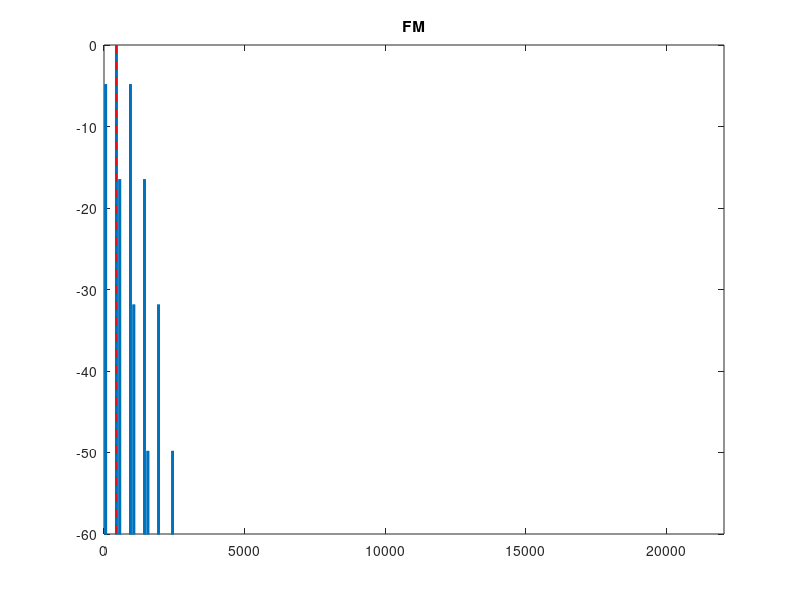

Recreate this plot in MATLAB. (Note: this script raises an error after producing the figure.)
fs = 44100;
dur = 1;

N = fs*dur;
T = 1/fs;
nT = 0:T:(dur-T);

f_c = 440;
x = sin(2*pi*f_c*nT);

% TVAPF parameters
f_pi = f_c; %   f_pi: the frequency at which the phase is -pi
f_m = 500;  %   f_m: frequency of modulation

% this is close to equal
f_b = 1;    %   f_b: the bandwidth of the generated sidebands
M = 1;      %   M: modulation depth
I = 0.01;   %   FM: index of modulation

f_b = 80;    %   f_b: the bandwidth of the generated sidebands
M = 700;      %   M: modulation depth
I = 1;   %   FM: index of modulation


% FFT parameters
Nfft = N;
faxis = (fs/2)*linspace(0, 1, Nfft/2+1);

%% FM

yfm = cos(2*pi*f_c*nT + I*sin(2*pi*f_m*nT));
YFM = fft(yfm, Nfft);
YFMPos = YFM(1:Nfft/2+1);
YFMPosAbsdB0 = 20*log10(abs(YFMPos)/max(abs(YFMPos)));

figure
plot(faxis, YFMPosAbsdB0, 'linewidth', 2)
hold on
plot([f_c f_c], [-60 0], 'r--');
% for i=1:5
%     fout1 = f_c+(i*f_m);
%     % aliased sidebands
%     if fout1 > fs/2
%         fout1 = (fs/2) - (fout - fs/2);
%     end
%     plot([fout1 fout1], [-60 0], 'g--');
%     
%     fout2 = f_c-(i*f_m);
%     % aliased sidebands
%     if fout2 < 0
%         fout2 = -1*fout2;
%     end
%     plot([fout2 fout2], [-60 0], 'm--');
% end
xlim([faxis(1) faxis(end)])
ylim([-60 0])
title('FM');

%% TVAPF
y = TVAPF2(x, f_pi, f_b, M, f_m, fs);
Y = fft(y, Nfft);
YPos = Y(1:Nfft/2+1);
YPosAbsdB = 20*log10(abs(YPos)/max(abs(YPos)));

figure
plot(faxis, YPosAbsdB, 'linewidth', 2)
hold on
plot([f_c f_c], [-60 0], 'r--');
% for i=1:5
%     fout1 = f_c+(i*f_m);
%     % aliased sidebands
%     if fout1 > fs/2
%         fout1 = (fs/2) - (fout - fs/2);
%     end
%     plot([fout1 fout1], [-60 0], 'g--');
%     
%     fout2 = f_c-(i*f_m);
%     % aliased sidebands
%     if fout2 < 0
%         fout2 = -1*fout2;
%     end
%     plot([fout2 fout2], [-60 0], 'm--');
% end
xlim([faxis(1) faxis(end)])
ylim([-60 0])
title('TV APF');

